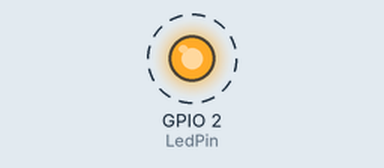
A sketch run on a simulated ESP8266 (NodeMCU). Shown: output pins drawn as LEDs (lit = HIGH). Dashed ring = blinking. WiFi joins after 1.5 s; servers stay silent unless stated; what the sketch prints to the serial monitor is not drawn.

Above: at 1.7 s.
Timing chart, 0 to 4.5 s (numbered marks = the images above):
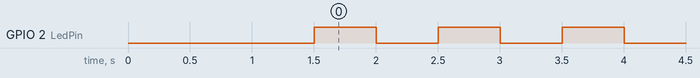

The sketch:

ESP8266_communication.ino
```cpp
#include<ESP8266WiFi.h>

// Make sure to download the drivers that are on the back of your chip!

const char* ssid = ""; // Your Wi-Fi ssid
const char* password = ""; // Your Wi-Fi password


// I used a LED to light up with the ESP chip to show that everything was being
// powered and working properly

int LedPin = 2;


void setup() {

  pinMode(LedPin, OUTPUT);
  digitalWrite(LedPin, LOW);
  // Default baud rate
  Serial.begin(9600);
  Serial.println();
  Serial.print("Connecting to WiFi: ");
  Serial.print(ssid);

  WiFi.begin(ssid, password);

  Serial.println();
  Serial.print("Connecting");

  while(WiFi.status() != WL_CONNECTED) {
      delay(500);
      Serial.println(".");
  }
  // Display ESP IP address
  Serial.print("ESP8266 IP Address:");
  Serial.print(WiFi.localIP());
}

void loop() {
  digitalWrite(LedPin, HIGH);
  delay(500);
  digitalWrite(LedPin, LOW);
  delay(500);
}
```

Measured:
- by itself, GPIO 2 (LedPin): alternates HIGH for 0.50 s and LOW for 0.50 s
